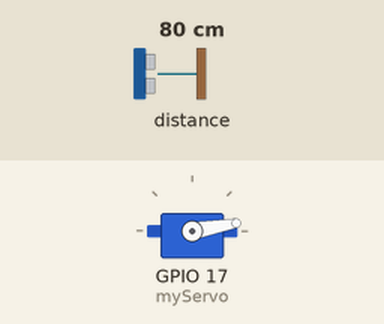
This program was run on a simulated Raspberry Pi (BCM pin numbers). Shown: servo. Inputs (shaded band) come from the test bench; at power-on: distance to the obstacle 80 cm. Servo angles are drawn from the pulse width (0.5 ms = 0°, 2.5 ms = 180°); what the program prints to the terminal is not drawn. At 19.8 s the program stops and its outputs stay as they are.

Above: at 0.71 s.
At 5.57 s:
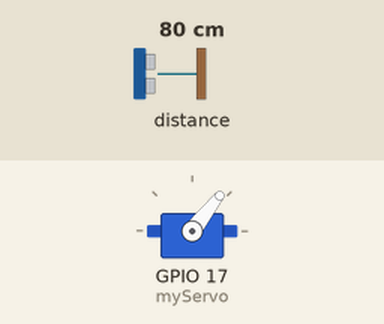
At 10.33 s:
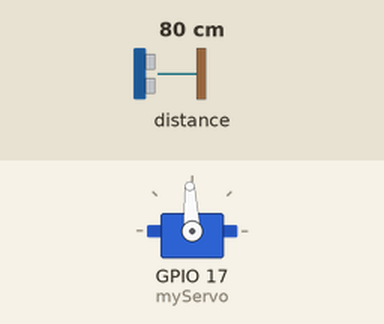
At 19.8 s:
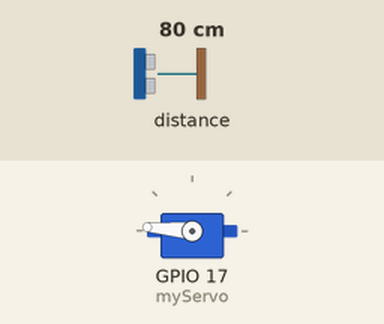
Timing chart, 0 to 21.3 s (numbered marks = the images above):
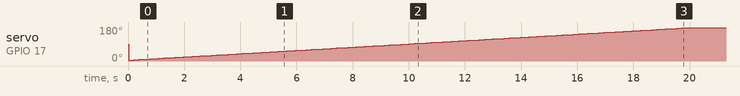

The program:

testefrequencia.py
```python
#!/usr/bin/python

# MIT License
#
# Copyright (c) 2017 John Bryan Moore
#
# Permission is hereby granted, free of charge, to any person obtaining a copy
# of this software and associated documentation files (the "Software"), to deal
# in the Software without restriction, including without limitation the rights
# to use, copy, modify, merge, publish, distribute, sublicense, and/or sell
# copies of the Software, and to permit persons to whom the Software is
# furnished to do so, subject to the following conditions:
#
# The above copyright notice and this permission notice shall be included in all
# copies or substantial portions of the Software.
#
# THE SOFTWARE IS PROVIDED "AS IS", WITHOUT WARRANTY OF ANY KIND, EXPRESS OR
# IMPLIED, INCLUDING BUT NOT LIMITED TO THE WARRANTIES OF MERCHANTABILITY,
# FITNESS FOR A PARTICULAR PURPOSE AND NONINFRINGEMENT. IN NO EVENT SHALL THE
# AUTHORS OR COPYRIGHT HOLDERS BE LIABLE FOR ANY CLAIM, DAMAGES OR OTHER
# LIABILITY, WHETHER IN AN ACTION OF CONTRACT, TORT OR OTHERWISE, ARISING FROM,
# OUT OF OR IN CONNECTION WITH THE SOFTWARE OR THE USE OR OTHER DEALINGS IN THE
# SOFTWARE.

import time
import VL53L0X
from gpiozero import Servo
from time import sleep
import numpy

cont = 0;
# Create a VL53L0X object
tof = VL53L0X.VL53L0X(i2c_bus=1,i2c_address=0x29)
tof.open()
tof.start_ranging(VL53L0X.Vl53l0xAccuracyMode.BETTER)
myGPIO=17
myCorrection=0.45
maxPW=(2.0+myCorrection)/1000
minPW=(1.0-myCorrection)/1000

myServo = Servo(myGPIO,min_pulse_width=minPW,max_pulse_width=maxPW)


timing = tof.get_timing()
if timing < 20000:
    timing = 20000
print("Timing %d ms" % (timing/1000))
value = 0
while (value<=20):
    value2=(float(value)-10)/10
    myServo.value=value2
    #print("Servo value set to "+str(value2))
    distance = tof.get_distance()
    print(distance)
    if distance > 0:
        #print("%d mm, %d cm, %d" % (distance, (distance/10), count))
        cont = cont + 1
    value = value + 0.1
    time.sleep(timing/1000000.00)

#print(str(cont) + " leituras realizadas")
tof.stop_ranging()
tof.close()
```
